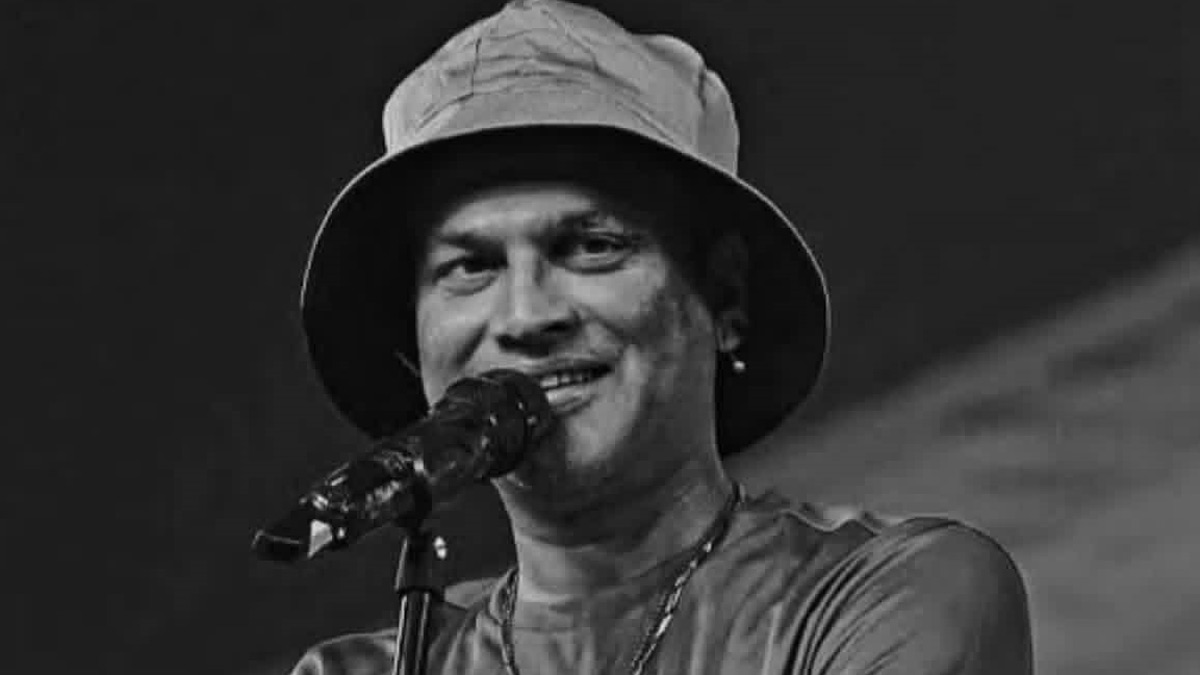
#> input picture zubeen.jpg, 1200 x 675 px, found by its file name
$ python zubeen.py
#> lines starting #> are read from the running program, lines starting #| are printed output that depends on the picture
#> the answer given: 1
#> in image_to_ascii_clean, image is the input picture: PIL image 1200x675 RGB; min 0, max 230, mean 51.7
#| Loaded image: (1200, 675) (RGB)
from PIL import Image, ImageEnhance, ImageFilter, ImageOps
import time
import os
import sys
import random
import math

# Optimized ASCII characters for clean, recognizable output
ASCII_CHARS_CLEAN = [
    "@", "#", "%", "*", "+", "=", "-", ":", ".", " "
]

# Alternative set with good contrast
ASCII_CHARS_BALANCED = [
    "@", "%", "#", "*", "+", "=", "-", ":", ",", ".", " "
]

def clear_screen():
    """Clear terminal screen"""
    os.system('cls' if os.name == 'nt' else 'clear')

def preprocess_image_optimized(image):
    """Optimized image preprocessing for clean ASCII conversion"""
    # Convert to grayscale first
    if image.mode != 'L':
        image = image.convert('L')
#> image: PIL image 1200x675 L

    # Moderate contrast enhancement for clarity
    enhancer = ImageEnhance.Contrast(image)
    image = enhancer.enhance(1.4)
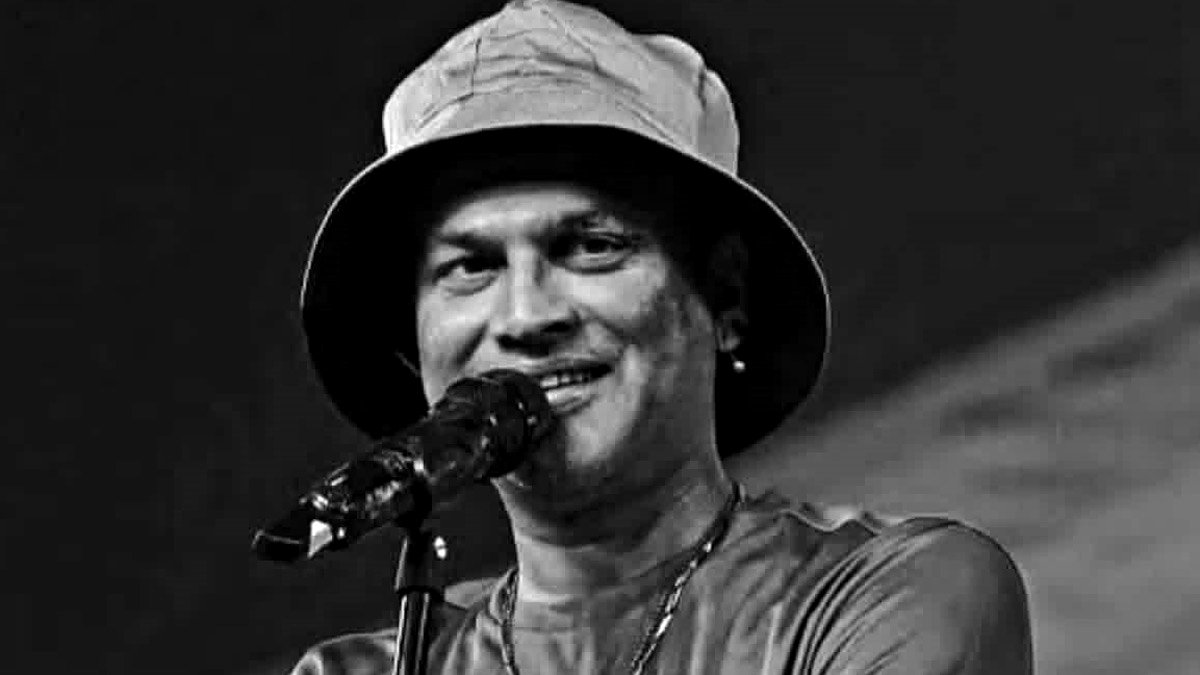
#> image: PIL image 1200x675 L; min 0, max 255, mean 51.4

    # Slight brightness adjustment
    enhancer = ImageEnhance.Brightness(image)
    image = enhancer.enhance(1.05)

    # Apply histogram equalization for better distribution
    image = ImageOps.equalize(image, mask=None)
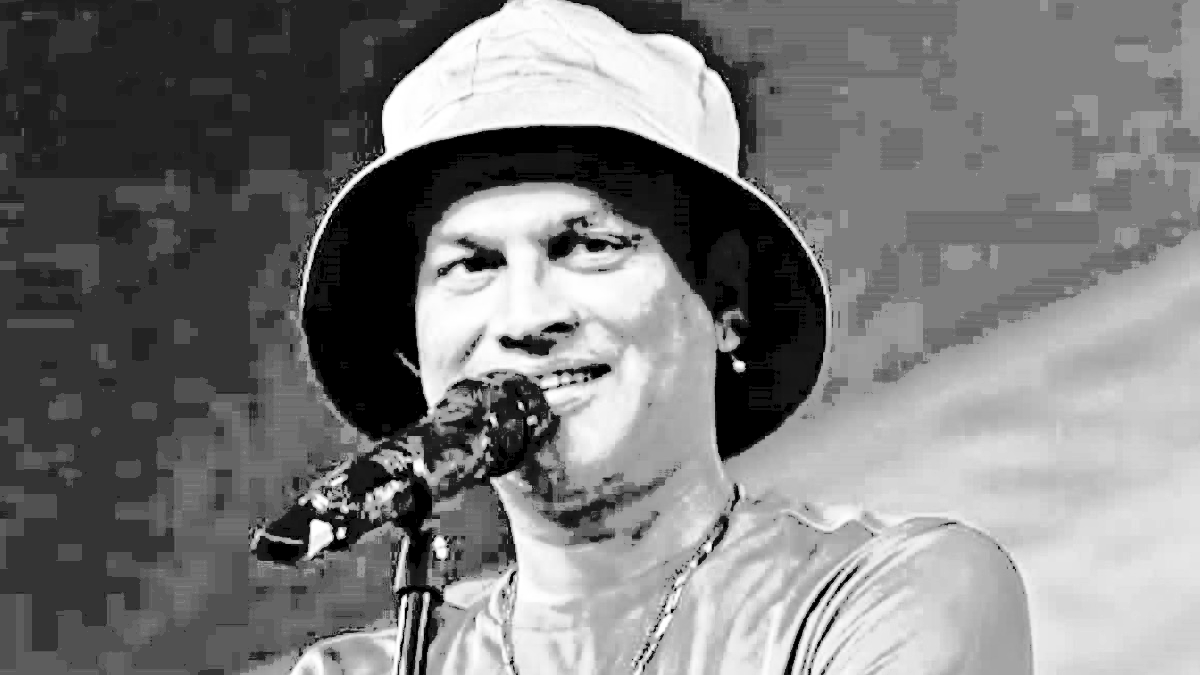
#> image: PIL image 1200x675 L; min 0, max 255, mean 122.5

    # Light sharpening for definition without noise
    image = image.filter(ImageFilter.SHARPEN)

    return image

# [19 lines left out: function calculate_optimal_size, not called in this run]

def resize_image_optimized(image, target_width=None, target_height=None):
    """Optimized image resizing for clean ASCII output"""
#> called with target_width = 120
    if target_width is None and target_height is None:
        target_width, target_height = calculate_optimal_size(image)
    elif target_width is None:
        width, height = image.size
        target_width = int(target_height * width / height / 0.45)
    elif target_height is None:
        width, height = image.size
#> width = 1200; height = 675
        target_height = int(target_width * height / width * 0.45)
#> target_height = 30

    # Use LANCZOS for high-quality resampling
    resized = image.resize((target_width, target_height), Image.Resampling.LANCZOS)
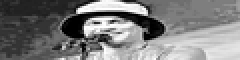
#> resized: PIL image 120x30 L (shown 2 times larger); min 0, max 255, mean 122.9
#| Resized to: (120, 30)

    return resized

# [44 lines left out: function adaptive_threshold, not called in this run]

def pixels_to_ascii_clean(image, ascii_chars, method='balanced'):
    """Clean pixel to ASCII conversion optimized for recognition"""
#> called with method = 'balanced'
    pixels = list(image.getdata())
#> pixels = 3600 values, max 255 at index 169, min 0 at index 769, mean 122.9

    if method == 'balanced':
        # Balanced method for clean, recognizable output
        ascii_str = ""
        for pixel_value in pixels:
            # Normalize pixel value
            normalized = pixel_value / 255.0

            # Apply gentle gamma correction
            gamma_corrected = normalized ** 0.85

            # Map to ASCII character
            ascii_index = min(int(gamma_corrected * len(ascii_chars)), len(ascii_chars) - 1)
            ascii_str += ascii_chars[ascii_index]
#> this loop made 3600 passes
#> (pixel_value, normalized, gamma_corrected, ascii_index, ascii_str) on passes 1 to 3: (38, 0.149, 0.198, 2, '#'), (33, 0.129, 0.176, 1, '#%'), (45, 0.176, 0.229, 2, '#%#')

    elif method == 'simple':
        # Simple method for fast, clean conversion
        ascii_str = ""
        for pixel_value in pixels:
            ascii_index = min(pixel_value * len(ascii_chars) // 256, len(ascii_chars) - 1)
            ascii_str += ascii_chars[ascii_index]

    return ascii_str

def image_to_ascii_clean(image_path, width=120, method='balanced'):
    """Clean ASCII conversion optimized for recognition"""
    try:
        # Load image
        image = Image.open(image_path)
        print(f"Loaded image: {image.size} ({image.mode})")

        # Choose ASCII character set based on method
        if method == 'simple':
            ascii_chars = ASCII_CHARS_CLEAN
        else:
            ascii_chars = ASCII_CHARS_BALANCED

        # Optimized preprocessing
        print("Processing image for optimal clarity...")
        processed_image = preprocess_image_optimized(image)

        # Resize with optimal dimensions
        print("Resizing for perfect recognition...")
        resized_image = resize_image_optimized(processed_image, target_width=width)
        print(f"Resized to: {resized_image.size}")

        # Convert to ASCII with clean method
        print("Converting to clean ASCII...")
        ascii_str = pixels_to_ascii_clean(resized_image, ascii_chars, method)

        # Format into lines
        img_width = resized_image.width
#> img_width = 120
        ascii_lines = []
        for i in range(0, len(ascii_str), img_width):
            line = ascii_str[i:(i + img_width)]
            ascii_lines.append(line)
#> this loop made 30 passes
#> i on passes 2 to 13: 120, 240, 360, 480, 600, 720, 840, 960, 1080, 1200, 1320, 1440
#> after the loop, ascii_lines = 30 items

        return ascii_lines, resized_image.size

    except Exception as e:
        print(f"Error processing image: {e}")
        return None, None

def create_multiple_quality_versions(image_path):
    """Create multiple versions with optimized quality settings"""
    versions = [
        {"name": "Balanced_Quality", "width": 120, "method": "balanced"},
        {"name": "Fast_Preview", "width": 80, "method": "simple"},
    ]

    results = {}

    for version in versions:
        print(f"\n🎨 Creating {version['name'].replace('_', ' ')}...")
        ascii_art, size = image_to_ascii_clean(
            image_path,
            width=version['width'],
            method=version['method']
        )
#> ascii_art = 30 items; size = (120, 30)

        if ascii_art:
            results[version['name']] = {
                'art': ascii_art,
                'size': size,
                'settings': version
            }

            # Save to file
            filename = f"ascii_{version['name'].lower()}.txt"
            with open(filename, 'w', encoding='utf-8') as f:
                f.write('\n'.join(ascii_art))
            print(f"✅ Saved as {filename}")

    return results

# [80 lines left out: function animate_clean_ascii_singer, not called in this run]

def interactive_quality_menu(image_path):
    """Interactive menu for different quality options"""
    while True:
        clear_screen()
        print("🎨 Optimized ASCII Art Generator 🎨")
        print("=" * 50)
        print("1. Generate All Quality Versions")
        print("2. Balanced Quality (120 chars wide)")
        print("3. Fast Preview (80 chars wide)")
        print("4. Animated Performance (120 chars)")
        print("5. Custom Settings")
        print("6. Compare Side by Side")
        print("q. Quit")

#> (the run stopped early here; a loop or call above may not have finished)
